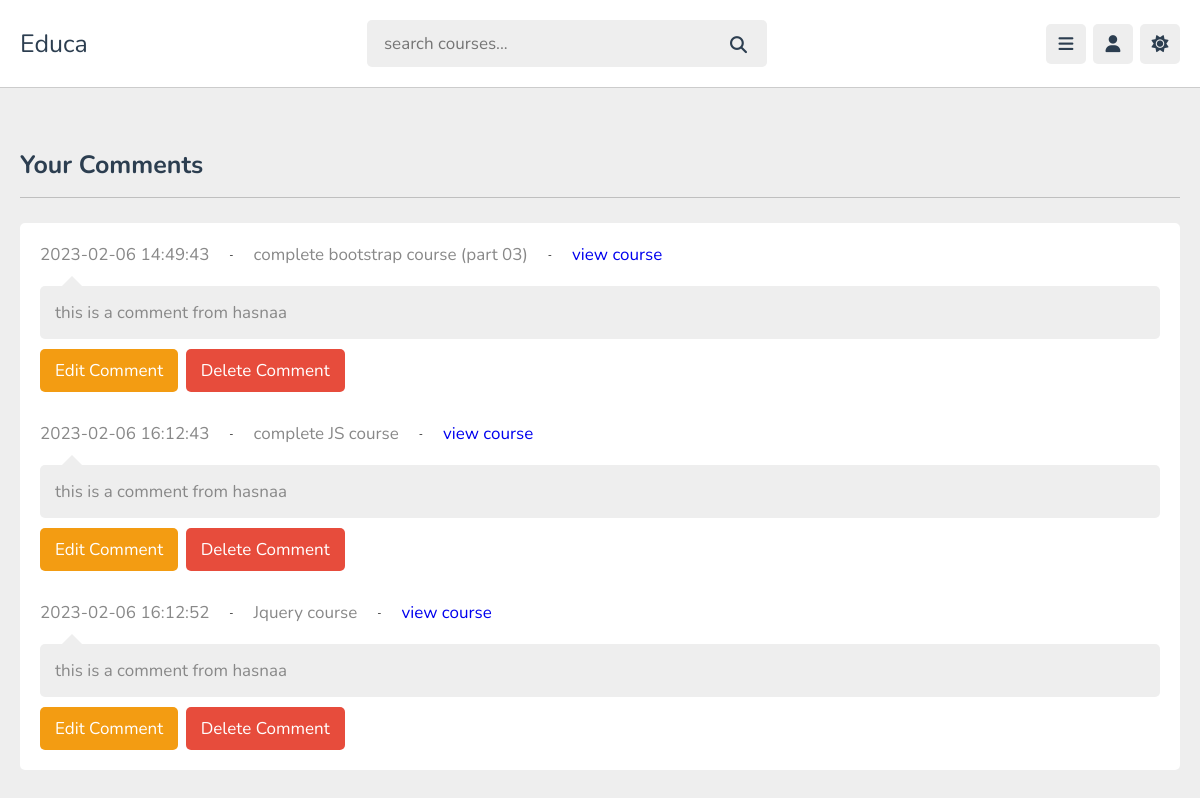
The page /comments.php (signed in) on the database its author committed.
### tables this page shows
CREATE TABLE `comments` (
  `id` varchar(20) NOT NULL,
  `content_id` varchar(20) NOT NULL,
  `user_id` varchar(20) NOT NULL,
  `comment` varchar(1000) NOT NULL,
  `date` datetime NOT NULL DEFAULT current_timestamp()
);

CREATE TABLE `content` (
  `id` varchar(20) DEFAULT NULL,
  `teacher_id` varchar(20) DEFAULT NULL,
  `playlist_id` varchar(20) DEFAULT NULL,
  `title` varchar(50) DEFAULT NULL,
  `description` varchar(1000) DEFAULT NULL,
  `video` varchar(100) DEFAULT NULL,
  `thumb` varchar(100) DEFAULT NULL,
  `date` datetime DEFAULT current_timestamp(),
  `status` varchar(20) DEFAULT NULL
);

### comments.php (the view, shortened to what this page needs)
<?php
include 'components/connection.php';
?>
<!DOCTYPE html>
<html lang="en">
<head>
  <link rel="stylesheet" href="https://cdnjs.cloudflare.com/ajax/libs/font-awesome/6.1.2/css/all.min.css" />
  <link rel="stylesheet" href="css/style.css" />
</head>
<body>
  <?php include 'components/user_header.php' ?>
  <section>
  </section>
  <section class="comments user-comments">
    <h1 class="heading">your comments</h1>
    <div class="comment-container">
      <?php
        $select_comments = $conn->prepare("SELECT * FROM comments WHERE user_id = ?");
        $select_comments->execute([$user_id]);
        if($select_comments->rowCount()>0){
        while($fetch_comment = $select_comments->fetch(PDO::FETCH_OBJ)){
          $select_course = $conn->prepare("SELECT * FROM content WHERE id = ? LIMIT 1");
          $select_course->execute([$fetch_comment->content_id]);
          $fetch_course = $select_course->fetch(PDO::FETCH_OBJ);
          ?>
      <div class="comment-box">
        <div class="flex">
          <p><?=$fetch_comment->date?></p> - <p><?=$fetch_course->title?></p> - <p><a
              href="watch_video.php?id=<?=$fetch_comment->content_id?>">view course</a></p>
        </div>
        <div class="comment-text"><?=$fetch_comment->comment?></div>
        <form action="" method="post" class="form">
          <button type="submit" name="edit_comment" class="btn inline-btn option-btn">
            edit comment
          </button>
          <button type="submit" name="delete_comment" class="btn inline-btn delete-btn"
            onclick="return confirm('Sure you want to delete this comment!')">
            delete comment
          </button>
        </form>
      </div>
      <?php
        }
      }else{
        echo "<p class='error'>There is no comments to show!</p>";
      }
      ?>
    </div>
  </section>
</body>
</html>

### css/style.css (style rules this page uses)
:root { --main-color: #8e44ad; --red: #e74c3c; --orange: #f39c12; --light-color: #888; --light-bg: #eee; --black: #2c3e50; --white: #fff; --border: 0.1rem solid rgba(0, 0, 0, 0.2); --transition: 0.1s linear; }
* { font-family: "Nunito", sans-serif; margin: 0; padding: 0; box-sizing: border-box; outline: none; border: none; text-decoration: none; background: none; }
html { font-size: 62.5%; overflow-x: hidden; }
body { background-color: var(--light-bg); padding-left: 28rem; }
section { padding: 2rem; margin-bottom: 2rem; max-width: 1200px; margin: 0 auto; }
.btn { border-radius: 0.5rem; color: #fff; font-size: 1.7rem; cursor: pointer; text-transform: capitalize; padding: 1rem 1.5rem; text-align: center; margin-top: 1rem; display: block; width: 100%; background-color: var(--main-color); transition: var(--transition); }
.inline-btn { display: inline-block; width: fit-content; }
.option-btn { background-color: var(--orange); }
.delete-btn { background-color: var(--red); }
.heading { font-size: 2.5rem; color: var(--black); margin-bottom: 2.5rem; border-bottom: var(--border); padding-bottom: 1.5rem; text-transform: capitalize; }
.form .btn { margin-top: 2rem; }
.comments .form { background-color: var(--white); padding: 2rem; border-radius: 0.5rem; }
.comments .comment-container { background-color: var(--white); padding: 2rem; border-radius: 0.5rem; }
.comments .comment-container .comment-box .form { padding: 0; border-radius: 0; background-color: transparent; }
.comments .comment-container .comment-box .form .btn { margin-right: 0.5rem; }
.comments .comment-container .comment-box .flex { display: flex; align-items: center; gap: 2rem; margin-bottom: 2rem; }
.comments .comment-container .comment-box:not(:first-child) .flex { margin-top: 3rem; }
.comments .comment-container .comment-box .flex p { font-size: 1.7rem; color: var(--light-color); }
.comments .comment-box .comment-text { position: relative; padding: 1.5rem; background-color: var(--light-bg); color: var(--light-color); font-size: 1.7rem; border-radius: 0.5rem; margin-bottom: -1rem; }
.comments .comment-box .comment-text::before { position: absolute; content: ""; top: -3rem; left: 1.2rem; border-width: 2rem; border-style: solid; border-color: transparent transparent var(--light-bg) transparent; }
@media (max-width: 1200px) { body { padding-left: 0; } }

### rows shown on the page
comments: date "2023-02-06 14:49:43", content.title "complete bootstrap course (part 03)", comment "this is a comment from hasnaa"
comments: date "2023-02-06 16:12:43", content.title "complete JS course", comment "this is a comment from hasnaa"
comments: date "2023-02-06 16:12:52", content.title "Jquery course", comment "this is a comment from hasnaa"
